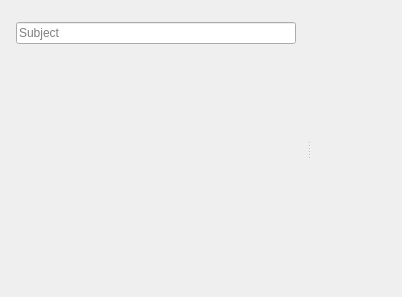
<?xml version="1.0" encoding="UTF-8"?>
<ui version="4.0">
 <class>NormalWindowClass</class>
 <widget class="QMainWindow" name="NormalWindowClass">
  <property name="geometry">
   <rect>
    <x>0</x>
    <y>0</y>
    <width>402</width>
    <height>297</height>
   </rect>
  </property>
  <property name="iconSize">
   <size>
    <width>16</width>
    <height>16</height>
   </size>
  </property>
  <property name="dockNestingEnabled">
   <bool>true</bool>
  </property>
  <widget class="QWidget" name="centralWidget">
   <layout class="QVBoxLayout" name="verticalLayout_3">
    <property name="margin">
     <number>5</number>
    </property>
    <item>
     <widget class="QSplitter" name="sprReceivers">
      <property name="orientation">
       <enum>Qt::Horizontal</enum>
      </property>
      <widget class="QWidget" name="layoutWidget">
       <layout class="QVBoxLayout" name="verticalLayout">
        <item>
         <widget class="QWidget" name="wdtInfo" native="true"/>
        </item>
        <item>
         <widget class="QLineEdit" name="lneSubject">
          <property name="placeholderText">
           <string>Subject</string>
          </property>
         </widget>
        </item>
        <item>
         <widget class="QWidget" name="wdtToolBar" native="true"/>
        </item>
        <item>
         <widget class="QWidget" name="wdtMessage" native="true">
          <property name="sizePolicy">
           <sizepolicy hsizetype="Expanding" vsizetype="Expanding">
            <horstretch>0</horstretch>
            <verstretch>0</verstretch>
           </sizepolicy>
          </property>
         </widget>
        </item>
       </layout>
      </widget>
      <widget class="QWidget" name="wdtReceivers" native="true">
       <layout class="QVBoxLayout" name="verticalLayout_2">
        <property name="margin">
         <number>0</number>
        </property>
        <item>
         <layout class="QHBoxLayout" name="horizontalLayout">
          <item>
           <widget class="QLabel" name="lblReceivers"/>
          </item>
          <item>
           <widget class="QToolButton" name="tlbReceivers">
            <property name="toolTip">
             <string>Fast choice</string>
            </property>
            <property name="popupMode">
             <enum>QToolButton::InstantPopup</enum>
            </property>
            <property name="autoRaise">
             <bool>true</bool>
            </property>
           </widget>
          </item>
         </layout>
        </item>
        <item>
         <widget class="QWidget" name="wdtReceiversTree" native="true">
          <property name="sizePolicy">
           <sizepolicy hsizetype="Preferred" vsizetype="Expanding">
            <horstretch>0</horstretch>
            <verstretch>0</verstretch>
           </sizepolicy>
          </property>
         </widget>
        </item>
       </layout>
      </widget>
     </widget>
    </item>
   </layout>
  </widget>
 </widget>
 <layoutdefault spacing="6" margin="11"/>
 <resources/>
 <connections/>
</ui>
